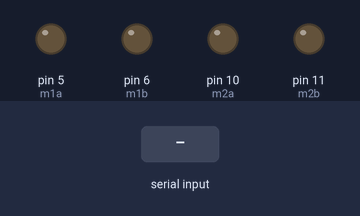
Recording of a sketch running on a simulated Arduino Uno, built with avr-gcc and run on an emulated ATmega328P. On the bench: output pins drawn as LEDs (lit = HIGH). The test bench sets the inputs (shaded band).

Above: at 1.2 s.
1.3 s: "w" received over Serial
At 2.5 s:
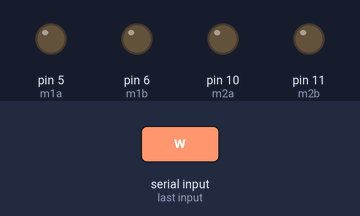
2.9 s: "a" received over Serial
At 3.7 s:
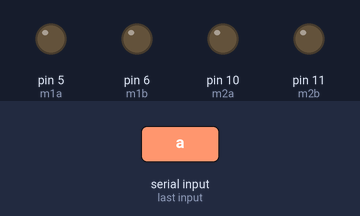
4.5 s: "d" received over Serial
At 4.9 s:
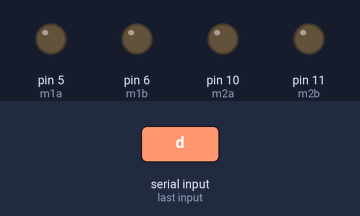
6.1 s: "s" received over Serial
At 7.4 s:
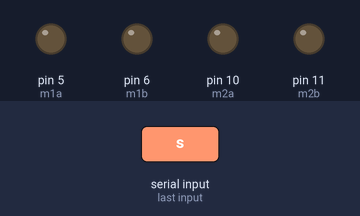
Timing chart, 0 to 8.7 s (numbered marks = the images above; inputs shaded):
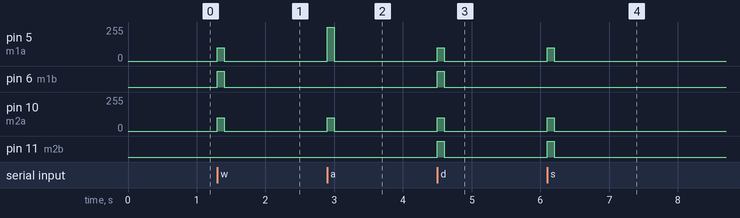

Measured:
- after the input at 1.3 s, pin 5 (m1a), pin 10 (m2a): 0/255 → 100/255 at once, → 0/255 0.10 s later; pin 6 (m1b): LOW → HIGH at once, → LOW 0.10 s later
- after the input at 2.9 s, pin 5 (m1a): 0/255 → 255/255 at once, → 0/255 0.10 s later; pin 10 (m2a): 0/255 → 100/255 at once, → 0/255 0.10 s later
- after the input at 4.5 s, pin 5 (m1a), pin 10 (m2a): 0/255 → 100/255 at once, → 0/255 0.10 s later; pin 6 (m1b), pin 11 (m2b): LOW → HIGH at once, → LOW 0.10 s later
- after the input at 6.1 s, pin 5 (m1a), pin 10 (m2a): 0/255 → 100/255 at once, → 0/255 0.10 s later; pin 11 (m2b): LOW → HIGH at once, → LOW 0.10 s later

The sketch:

sketch_jan27b.ino
```cpp
#define m1a 5
#define m1b 6
char ch;
#define m2a 10
#define m2b 11
void setup() {
  Serial.begin(38400);
  // put your setup code here, to run once:
pinMode(m1a,OUTPUT);
pinMode(m1b,OUTPUT);
pinMode(m2a,OUTPUT);
pinMode(m2b,OUTPUT);
digitalWrite(m1a,LOW);
digitalWrite(m1b,LOW);
digitalWrite(m2a,LOW);
digitalWrite(m2b,LOW);
}
/*forward();
//delay(5000);
halt();
//delay(500);
right();
//delay(5000);
halt();
//delay(500);
left();
//delay(5000);
halt();
while(1);

}*/
void forward()
{
 analogWrite(m1a,100);
digitalWrite(m1b,HIGH);
analogWrite(m2a,100);
digitalWrite(m2b,LOW);
delay(100);
}
void halt(){
  digitalWrite(m1a,LOW);
digitalWrite(m1b,LOW);
digitalWrite(m2a,LOW);
digitalWrite(m2b,LOW);
delay(100);
}
void right(){
  analogWrite(m1a,100);
digitalWrite(m1b,HIGH);
analogWrite(m2a,100);
digitalWrite(m2b,HIGH);
//digitalWrite(m2a,LOW);
//digitalWrite(m2b,LOW);
delay(100);
  }
  void left(){
 //digitalWrite(m1a,LOW);
//digitalWrite(m1b,LOW);
digitalWrite(m1a,100);
digitalWrite(m1b,LOW);
analogWrite(m2a,100);
digitalWrite(m2b,LOW);
delay(100);
  }
   void back()
   {
  analogWrite(m1a,100);
digitalWrite(m1b,LOW);
analogWrite(m2a,100);
digitalWrite(m2b,HIGH);
delay(100);
  }
void loop()
{

  if(Serial.available()>0)
 {
 ch=Serial.read();

if((ch)=='w')
forward();


else if((ch)=='a')
left();


else if((ch)=='d')
right();


else if((ch)=='s')
back();
 }
else
{halt();}
}
```
